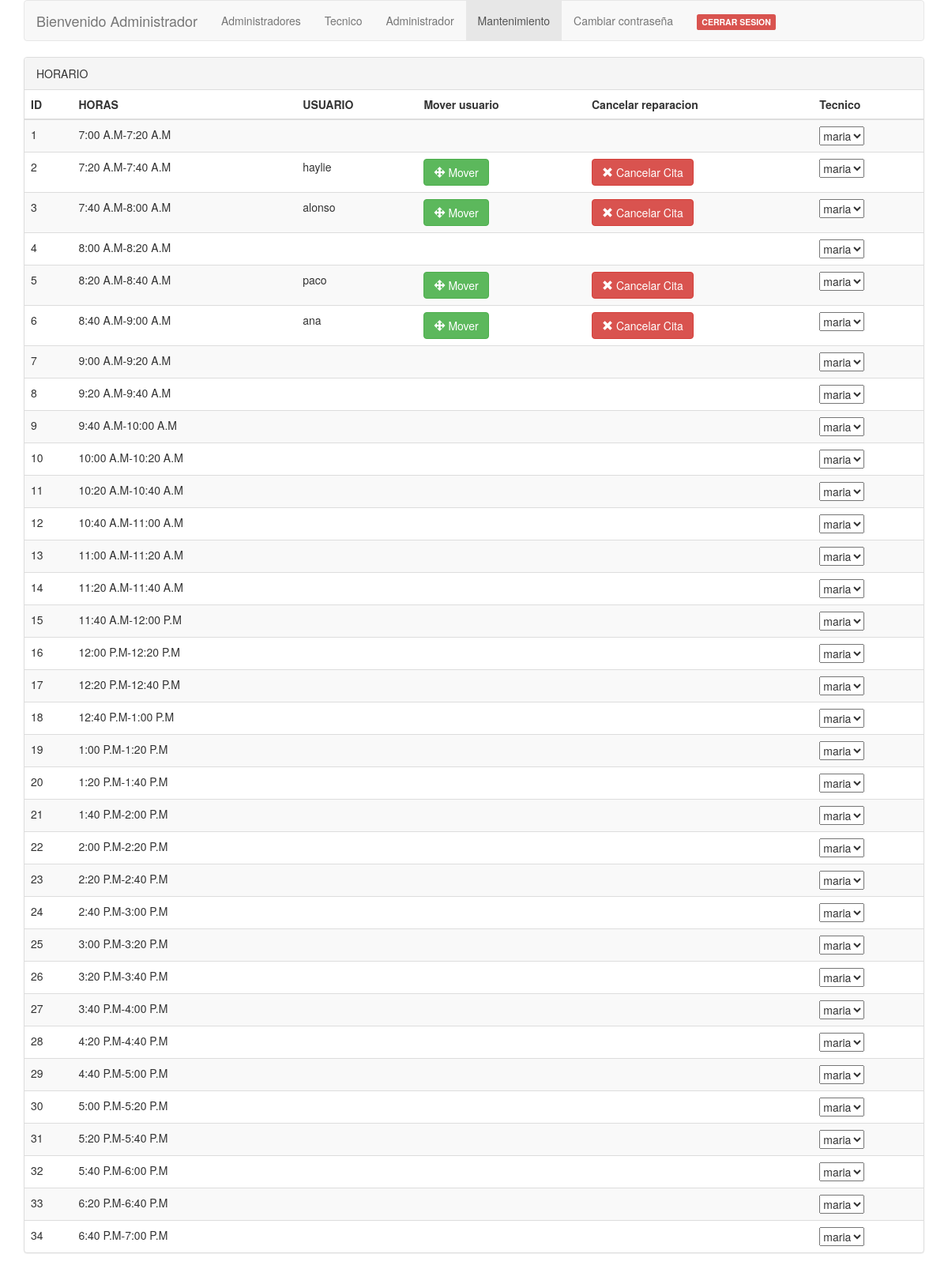
/SoftComRD/mantenimiento.php, run on the app's committed database.
### tables this page shows
CREATE TABLE IF NOT EXISTS `horarios` (
  `id` int(11) NOT NULL AUTO_INCREMENT,
  `horas` varchar(20) NOT NULL,
  `usuario` varchar(30) NOT NULL,
  `tecnico` varchar(30) NOT NULL,
  PRIMARY KEY (`id`)
);

### SoftComRD/mantenimiento.php (the view, shortened to what this page needs)
<!DOCTYPE html>
<html lang="en">
<head>
	<link href="css/bootstrap.min.css" rel="stylesheet">
</head>
<body>
   <div class="container">
	<nav class="navbar navbar-default">
		<div class="container-fluid">
			<div class="navbar-header">
				<a href="frmadmin.php" class="navbar-brand">Bienvenido Administrador
				</a>
			</div>
			<div class="collapse navbar-collapse" id="miMenu">
				<ul class="nav navbar-nav">
					<li><a href="administradores.php">Administradores</a></li>
					<li><a href="tecnico.php">Tecnico</a></li>
					<li><a href="usuario.php">Administrador</a></li>
					<li class="active"><a href="citas.php">Mantenimiento</a></li>
					<li><a onclick="cambiar();" href="#">Cambiar contraseña</a></li>
					<li><a href="php/cerrarsesion.php"><span class="label label-danger">CERRAR SESION </span></a></li>
				</ul>
			</div>
		</div>
	</nav>
</div>
<div class="container">
<div class="panel panel-default">
    <div class="panel-heading">HORARIO</div>
	<div class="table-responsive">
		<table class="table table-striped table-hover">
			<thead>
				<tr>
					<th>ID</th>
					<th>HORAS</th>
					<th>USUARIO</th>
					<th>Mover usuario</th>
					<th>Cancelar reparacion</th>
					<th>Tecnico</th>
				</tr>
			</thead>
			<tbody>
				<?php
				     require('php/conexion.php');
				     $result=mysqli_query($conexion,'SELECT * FROM horarios');
				     while ($horarios=mysqli_fetch_array($result)){
						 $id=$horarios['usuario'];
						 $doct=$horarios['tecnico'];
						 $id2=$horarios['id'];
						 $paciente=$horarios['usuario'];
					 echo "<tr><td id='id:$id' class='cam_editable'>".$horarios['id']."</td>";
				     echo "<td id='horas:$id' class='cam_editable'>".$horarios['horas']."</td>";
				     echo "<td id='paciente:$id' class='cam_editable' >".$horarios['usuario']."</td>";
					 if ($horarios['usuario']<>''){
							 echo"<td id='$id' name='$paciente' button='false'><button type='button' class='btn btn-success'><span class='glyphicon glyphicon-move'></span> Mover</button></td>";
							 echo"<td id='$id2' name='$paciente' button='true'><button type='button' class='btn btn-danger'><span class='glyphicon glyphicon-remove'></span> Cancelar Cita</button></td>";
					 }else{
							 echo"<td></td>";
							 echo"<td></td>";
						 }
				     $result2=mysqli_query($conexion,'SELECT nombre FROM usuarios where tipo="tecnico"');
					 echo"<td id='id:$id''><select id='id".$doct."' name='$id2'>";
				     while ($doctor=mysqli_fetch_array($result2)){
						 echo"<option value='".$doctor['nombre']."'>".$doctor['nombre']."</option>";
					 }
					 echo"</td></select>";
					 echo"</tr>";
					 }
				?>
			</tbody>
		</table>
	</div>
	</div>
	</div>
</body>

### data on the page
horarios: id "1", horas "7:00 A.M-7:20 A.M"
horarios: id "2", horas "7:20 A.M-7:40 A.M", usuario "haylie"
horarios: id "3", horas "7:40 A.M-8:00 A.M", usuario "alonso"
horarios: id "4", horas "8:00 A.M-8:20 A.M"
horarios: id "5", horas "8:20 A.M-8:40 A.M", usuario "paco"
horarios: id "6", horas "8:40 A.M-9:00 A.M", usuario "ana"
horarios: id "7", horas "9:00 A.M-9:20 A.M"
horarios: id "8", horas "9:20 A.M-9:40 A.M"
horarios: id "9", horas "9:40 A.M-10:00 A.M"
horarios: id "10", horas "10:00 A.M-10:20 A.M"
horarios: id "11", horas "10:20 A.M-10:40 A.M"
horarios: id "12", horas "10:40 A.M-11:00 A.M"
horarios: id "13", horas "11:00 A.M-11:20 A.M"
horarios: id "14", horas "11:20 A.M-11:40 A.M"
horarios: id "15", horas "11:40 A.M-12:00 P.M"
horarios: id "16", horas "12:00 P.M-12:20 P.M"
horarios: id "17", horas "12:20 P.M-12:40 P.M"
horarios: id "18", horas "12:40 P.M-1:00 P.M"
horarios: id "19", horas "1:00 P.M-1:20 P.M"
horarios: id "20", horas "1:20 P.M-1:40 P.M"
horarios: id "21", horas "1:40 P.M-2:00 P.M"
horarios: id "22", horas "2:00 P.M-2:20 P.M"
horarios: id "23", horas "2:20 P.M-2:40 P.M"
horarios: id "24", horas "2:40 P.M-3:00 P.M"
horarios: id "25", horas "3:00 P.M-3:20 P.M"
horarios: id "26", horas "3:20 P.M-3:40 P.M"
horarios: id "27", horas "3:40 P.M-4:00 P.M"
horarios: id "28", horas "4:20 P.M-4:40 P.M"
horarios: id "29", horas "4:40 P.M-5:00 P.M"
horarios: id "30", horas "5:00 P.M-5:20 P.M"
horarios: id "31", horas "5:20 P.M-5:40 P.M"
horarios: id "32", horas "5:40 P.M-6:00 P.M"
horarios: id "33", horas "6:20 P.M-6:40 P.M"
horarios: id "34", horas "6:40 P.M-7:00 P.M"

### other printed values
form field value "maria"
